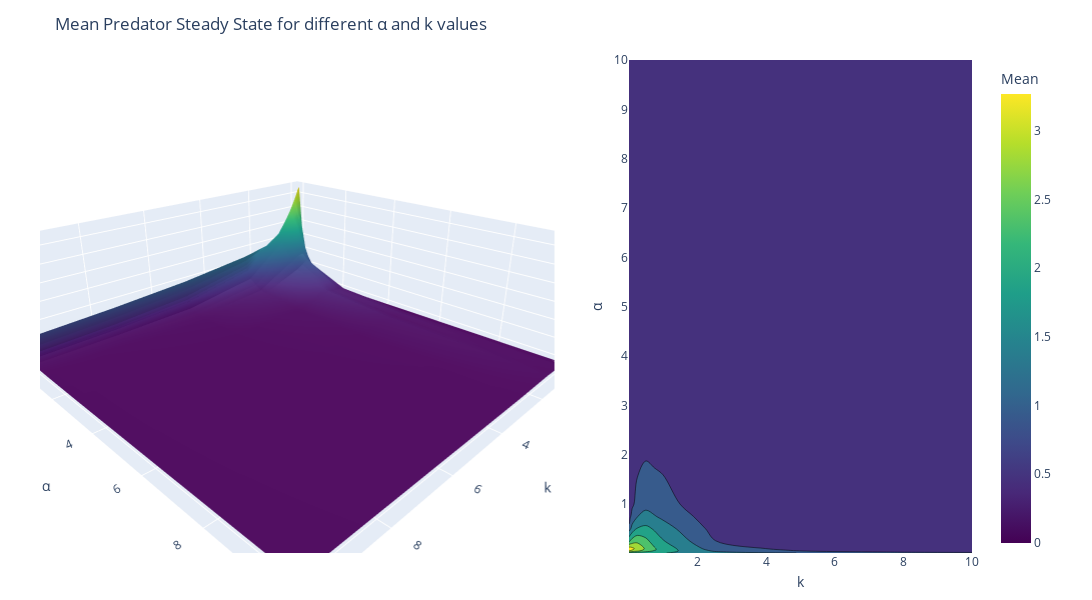

Write notebook code for a chart like this one.
### Code cell
# --- prepare data ---
alpha_values = sorted({a for a, k in results.keys()})
kappa_values = sorted({k for a, k in results.keys()})
v_mean = np.array([[results[(a, k)]['v_mean'] for k in kappa_values] for a in alpha_values])
k_grid, alpha_grid = np.meshgrid(kappa_values, alpha_values)  # grid for surface

# --- figure ---
fig = make_subplots(
    rows=1, cols=2,
    column_widths=[0.6, 0.4],
    specs=[[{"type": "surface"}, {"type": "contour"}]],
    horizontal_spacing=0.08,
)

# 3D surface (left)
fig.add_trace(
    go.Surface(
        x=k_grid, y=alpha_grid, z=v_mean,
        coloraxis="coloraxis"  # share colors with the contour
    ),
    row=1, col=1
)

# 2D contour heatmap (right)
fig.add_trace(
    go.Contour(
        x=kappa_values, y=alpha_values, z=v_mean,
        colorscale='Viridis',
        # contours_coloring="heatmap",
        # coloraxis="coloraxis",
        showscale=False  # avoid a second colorbar
    ),
    row=1, col=2
)

# Shared colorbar + layout
fig.update_layout(
    title="Mean Predator Steady State for different α and k values",
    scene=dict(
        xaxis_title="k",
        yaxis_title="α",
        zaxis_title="Mean Steady State u",
        camera=dict(eye=dict(x=1.35, y=1.35, z=0.8))
    ),
    coloraxis=dict(
        colorscale="Viridis",
        colorbar=dict(title="Mean", x=1.02)  # right-side colorbar
    ),
    width=1200, height=600,
    margin=dict(l=40, r=120, t=60, b=40)
)

# <<< key part: set the titles for the right heatmap via row/col >>>
fig.update_xaxes(title_text="k", row=1, col=2, automargin=True, title_standoff=8)
fig.update_yaxes(title_text="α", row=1, col=2, automargin=True, title_standoff=8)

fig.show()

### Figure 1 — Plotly figure (JSON) as saved in the notebook; plotly's stock layout.template omitted (floating-point values rounded to 4 significant figures; data arrays with more than 128 entries replaced by an {"elided": "..."} marker saying what was removed)
{"data": [{"coloraxis": "coloraxis", "scene": "scene", "type": "surface", "x": {"elided": "13x13 float values"}, "y": {"elided": "13x13 float values"}, "z": {"elided": "13x13 float values"}}, {"colorscale": [[0, "#440154"], [0.1111, "#482878"], [0.2222, "#3e4989"], [0.3333, "#31688e"], [0.4444, "#26828e"], [0.5556, "#1f9e89"], [0.6667, "#35b779"], [0.7778, "#6ece58"], [0.8889, "#b5de2b"], [1, "#fde725"]], "showscale": false, "type": "contour", "x": [0.01, 0.025, 0.05, 0.075, 0.1, 0.25, 0.5, 0.75, 1, 2.5, 5, 7.5, 10], "xaxis": "x", "y": [0.01, 0.025, 0.05, 0.075, 0.1, 0.25, 0.5, 0.75, 1, 2.5, 5, 7.5, 10], "yaxis": "y", "z": {"elided": "13x13 float values"}}], "layout": {"coloraxis": {"colorbar": {"title": {"text": "Mean"}, "x": 1.02}, "colorscale": [[0, "#440154"], [0.1111, "#482878"], [0.2222, "#3e4989"], [0.3333, "#31688e"], [0.4444, "#26828e"], [0.5556, "#1f9e89"], [0.6667, "#35b779"], [0.7778, "#6ece58"], [0.8889, "#b5de2b"], [1, "#fde725"]]}, "height": 600, "margin": {"b": 40, "l": 40, "r": 120, "t": 60}, "scene": {"camera": {"eye": {"x": 1.35, "y": 1.35, "z": 0.8}}, "domain": {"x": [0, 0.552], "y": [0, 1]}, "xaxis": {"title": {"text": "k"}}, "yaxis": {"title": {"text": "α"}}, "zaxis": {"title": {"text": "Mean Steady State u"}}}, "title": {"text": "Mean Predator Steady State for different α and k values"}, "width": 1200, "xaxis": {"anchor": "y", "automargin": true, "domain": [0.632, 1], "title": {"standoff": 8, "text": "k"}}, "yaxis": {"anchor": "x", "automargin": true, "domain": [0, 1], "title": {"standoff": 8, "text": "α"}}}}
